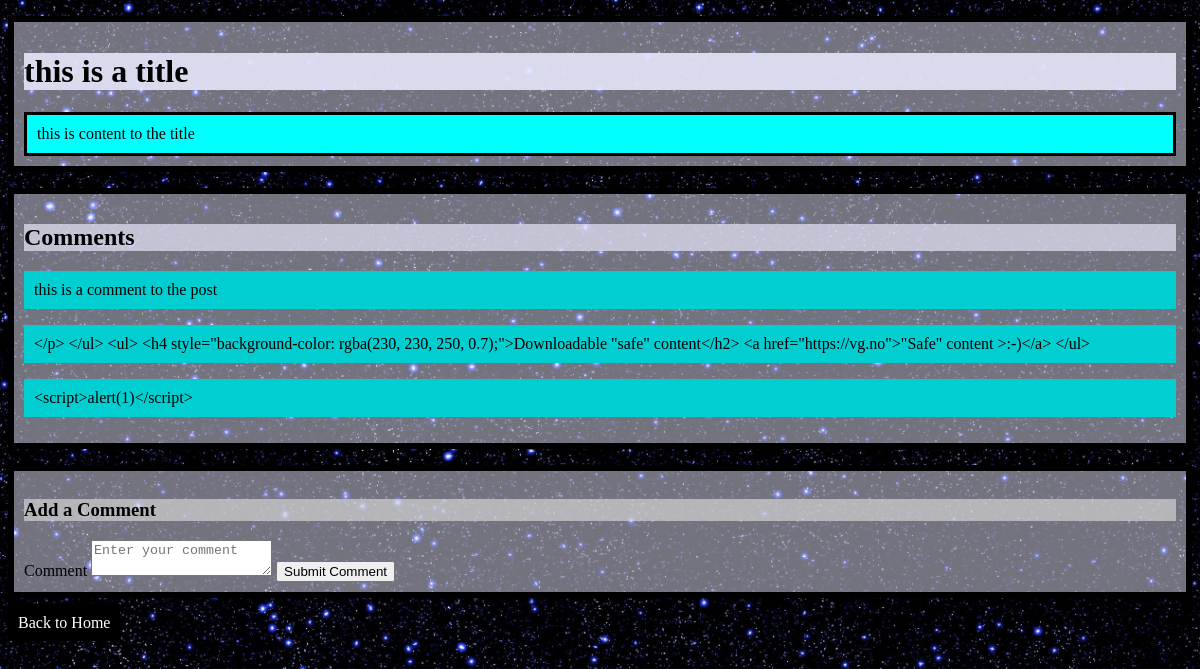
The app's page /post/1 (signed in) with its own data.
### app.py (models this page shows)
class Post(db.Model):
    id = db.Column(db.Integer, primary_key=True)
    title = db.Column(db.String(100), nullable=False)
    content = db.Column(db.Text, nullable=False)
    post_comments = db.relationship('Comment', backref='post_association', cascade='all, delete-orphan', lazy=True)

class Comment(db.Model):
    id = db.Column(db.Integer, primary_key=True)
    content = db.Column(db.Text, nullable=False)
    post_id = db.Column(db.Integer, db.ForeignKey('post.id'), nullable=False)
    post = db.relationship('Post', backref=db.backref('comments', lazy=True))

### app.py (the view)
@app.route('/post/<int:post_id>')
@login_required #This blocks the subdirectory if the user is not logged in
def post(post_id):
    post = Post.query.get(post_id)
    form = CommentForm()
    if post:
        if form.validate_on_submit():
            content = form.content.data
            new_comment = Comment(content=content, post=post)
            db.session.add(new_comment)
            db.session.commit()
            flash('Comment added successfully!', 'success')
        return render_template('post.html', post=post, form=form)
    else:
        return 'Post not found', 404

### app.py
class CommentForm(FlaskForm):
    content = TextAreaField('Comment', render_kw={"placeholder": "Enter your comment"}, validators=[validators.DataRequired()])
    submit = SubmitField('Submit Comment')

### app.py (called while the page is built)
@app.after_request
def add_csp_headers(response):
    for header, value in csp_headers.items():
        response.headers[header] = value
    return response

@login_manager.user_loader
def load_user(user_id):
    return User.query.get(int(user_id))

### templates/post.html (shortened to what this page needs)
<!DOCTYPE html>
<html lang="en">
<head>
    <link rel="stylesheet" href="{{ url_for('static', filename='css/styles.css') }}">
</head>
<body>
    <ul>
        <h1 style="background-color: rgba(230, 230, 250, 0.9);">{{ post['title'] }}</h1>
        <li>{{ post['content'] }}</li>
    </ul>
    <ul>
        <h2 style="background-color: rgba(230, 230, 250, 0.7);">Comments</h2>
        {% for comment in post.comments %}
        <p>{{ comment.content|e }}</p>
        {% endfor %}
    </ul>
    <ul>
        <h3 style="background-color: rgba(210, 210, 210, 0.7);">Add a Comment</h3>
        <form method="post" action="{{ url_for('add_comment', post_id=post.id) }}">
            {{ form.content.label }}
            {{ form.content }}
            {{ form.submit }}
        </form>
    </ul>
    <a href="{{ url_for('home') }}" class="home-button">Back to Home</a>
</body>
</html>

### static/css/styles.css (style rules this page uses)
ul { border: 6px solid black; padding: 10px; background-color: rgba(230, 230, 250, 0.5); color: black; }
li { border: 3px solid black; padding: 10px; background-color: cyan; color: black; }
p { padding: 10px; background-color: darkturquoise; color: black; }
body { background-image: url('/static/images/wallpaperflare.com_wallpaper.jpg'); background-size: cover; background-position: center; background-repeat: no-repeat; height: 100vh; }
.home-button { background-color: black; color: white; padding: 10px; text-decoration: none; }

### records on screen
Post: title "this is a title", content "this is content to the title"
Comment: content "this is a comment to the post"
Comment: content "</p> </ul> <ul> <h4 style=\"background-color: rgba(230, 230, 250, 0.7);\">Downloadable \"safe\" content</h2> <a href=\"https://vg.no\">\"Safe\" content >:-)</a> </ul>"
Comment: content "<script>alert(1)</script>"
